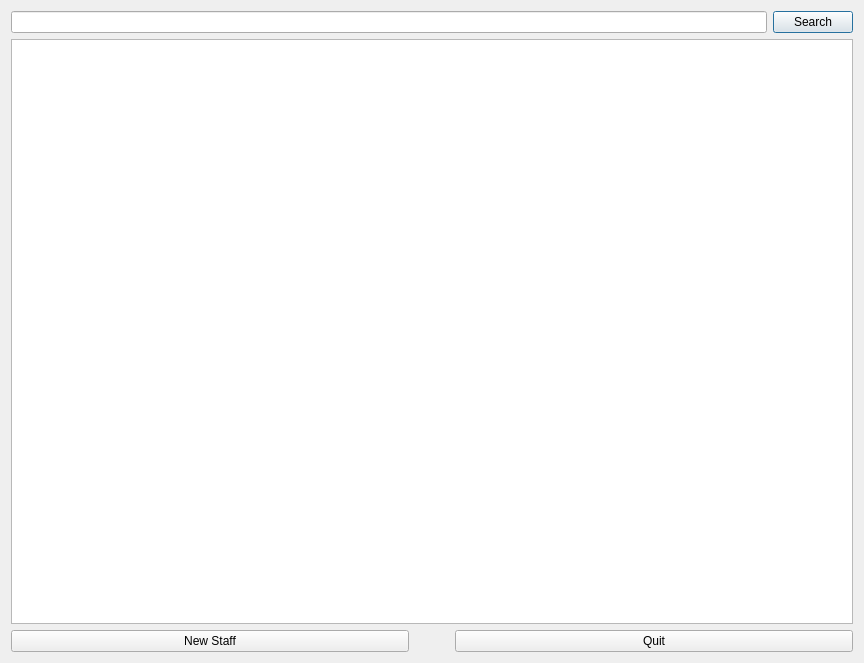
<?xml version="1.0" encoding="UTF-8"?>
<ui version="4.0">
 <class>CStaff</class>
 <widget class="QDialog" name="CStaff">
  <property name="geometry">
   <rect>
    <x>0</x>
    <y>0</y>
    <width>864</width>
    <height>663</height>
   </rect>
  </property>
  <property name="windowTitle">
   <string>Dialog</string>
  </property>
  <layout class="QVBoxLayout" name="verticalLayout">
   <item>
    <layout class="QHBoxLayout" name="horizontalLayout">
     <item>
      <widget class="QLineEdit" name="searchSlineEdit"/>
     </item>
     <item>
      <widget class="QPushButton" name="searchBtn">
       <property name="text">
        <string>Search</string>
       </property>
      </widget>
     </item>
    </layout>
   </item>
   <item>
    <widget class="QTableView" name="tableView"/>
   </item>
   <item>
    <layout class="QHBoxLayout" name="horizontalLayout_2">
     <item>
      <widget class="QPushButton" name="newStaffBtn">
       <property name="text">
        <string>New Staff</string>
       </property>
      </widget>
     </item>
     <item>
      <spacer name="horizontalSpacer">
       <property name="orientation">
        <enum>Qt::Horizontal</enum>
       </property>
       <property name="sizeType">
        <enum>QSizePolicy::Preferred</enum>
       </property>
       <property name="sizeHint" stdset="0">
        <size>
         <width>40</width>
         <height>20</height>
        </size>
       </property>
      </spacer>
     </item>
     <item>
      <widget class="QPushButton" name="quitBtn">
       <property name="text">
        <string>Quit</string>
       </property>
      </widget>
     </item>
    </layout>
   </item>
  </layout>
 </widget>
 <resources/>
 <connections/>
</ui>
